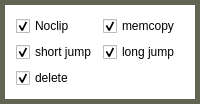
               <widget class="QGroupBox" name="groupBox_10">
                <property name="styleSheet">
                 <string notr="true">/* GROUP_BOX*/
QGroupBox
{
	border: 5px  solid rgba(100, 100, 85, 255);
	background: rgba(240, 240, 230, 0);
}</string>
                </property>
                <property name="title">
                 <string/>
                </property>
                <layout class="QVBoxLayout" name="verticalLayout_48">
                 <item>
                  <layout class="QGridLayout" name="gridLayout_4">
                   <item row="3" column="0">
                    <widget class="QCheckBox" name="checkBox_24">
                     <property name="text">
                      <string>delete </string>
                     </property>
                     <property name="checked">
                      <bool>true</bool>
                     </property>
                    </widget>
                   </item>
                   <item row="1" column="1">
                    <widget class="QCheckBox" name="checkBox_23">
                     <property name="text">
                      <string>memcopy </string>
                     </property>
                     <property name="checked">
                      <bool>true</bool>
                     </property>
                    </widget>
                   </item>
                   <item row="1" column="0">
                    <widget class="QCheckBox" name="checkBox_22">
                     <property name="text">
                      <string>Noclip </string>
                     </property>
                     <property name="checked">
                      <bool>true</bool>
                     </property>
                    </widget>
                   </item>
                   <item row="2" column="0">
                    <widget class="QCheckBox" name="checkBox_21">
                     <property name="text">
                      <string>short jump</string>
                     </property>
                     <property name="checked">
                      <bool>true</bool>
                     </property>
                    </widget>
                   </item>
                   <item row="2" column="1">
                    <widget class="QCheckBox" name="checkBox_20">
                     <property name="text">
                      <string>long jump</string>
                     </property>
                     <property name="checked">
                      <bool>true</bool>
                     </property>
                    </widget>
                   </item>
                  </layout>
                 </item>
                </layout>
                <zorder></zorder>
               </widget>
